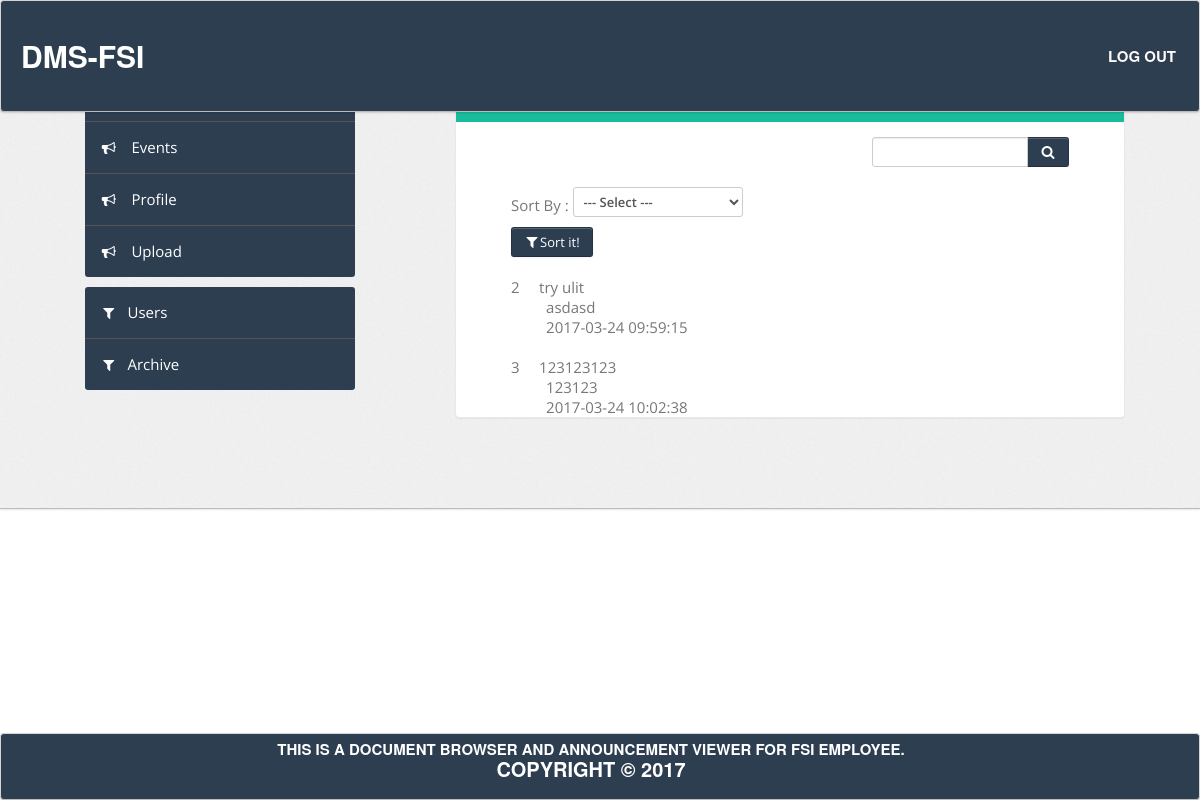
/user_management/admin/user_archive.php, run on the app's committed database.
### tables this page shows
CREATE TABLE IF NOT EXISTS `documents` (
  `id` int(11) NOT NULL,
  `name` varchar(100) NOT NULL,
  `path` varchar(400) NOT NULL,
  `page` varchar(3) NOT NULL,
  `description` varchar(500) NOT NULL,
  `date` datetime NOT NULL,
  `ODG_ID` int(2) NOT NULL DEFAULT '0',
  `CIRSS_ID` int(2) NOT NULL DEFAULT '0',
  `CPRSD_ID` int(2) NOT NULL DEFAULT '0',
  `AFSD_ID` int(2) NOT NULL DEFAULT '0',
  `SECTION_ID` int(2) NOT NULL,
  `fileName` varchar(100) NOT NULL,
  `adm_aprvl` int(1) NOT NULL,
  `user` varchar(100) NOT NULL
);

### user_management/admin/user_archivedata.php (the view, shortened to what this page needs)
<?php
			include('inc/db.php');
			if(isset($_GET['term'])){
				$term = $_GET['term'];
			}else{
				$term = '';
			}
			$sql = "SELECT * FROM documents WHERE name LIKE '%$term%' OR description LIKE '%$term%' ";
			$res = mysqli_query($con,$sql);
		?>
		<?php
	while($row = mysqli_fetch_array($res)){
		$id     		=$row['id'];
		$name			=$row['name'];
		$description	=$row['description'];
		$date			=$row['date'];
		$file_page		=$row['page'];
		if($file_page == 1){
			echo  "<br>" . $id  ,str_repeat('&nbsp;', 5), $name ."<br>". str_repeat('&nbsp;', 9), $description . "<br>". str_repeat('&nbsp;', 9), $date . "<br>";
		}
	}
	?>

### assets/css/freelancer.css (style rules this page uses)
body { overflow-x: hidden; }

### assets/css/theme.css (style rules this page uses)
body { font-size: 15px; font-family: 'Open Sans', Arial, sans-serif; background: #fff; color: #777 }

### data on the page
documents: id "2", name "try ulit", description "asdasd", date "2017-03-24 09:59:15"
documents: id "3", name "123123123", description "123123", date "2017-03-24 10:02:38"

### other printed values
$descfoot "THIS IS A DOCUMENT BROWSER AND ANNOUNCEMENT VIEWER FOR FSI EMPLOYEE."
$cp "COPYRIGHT"
